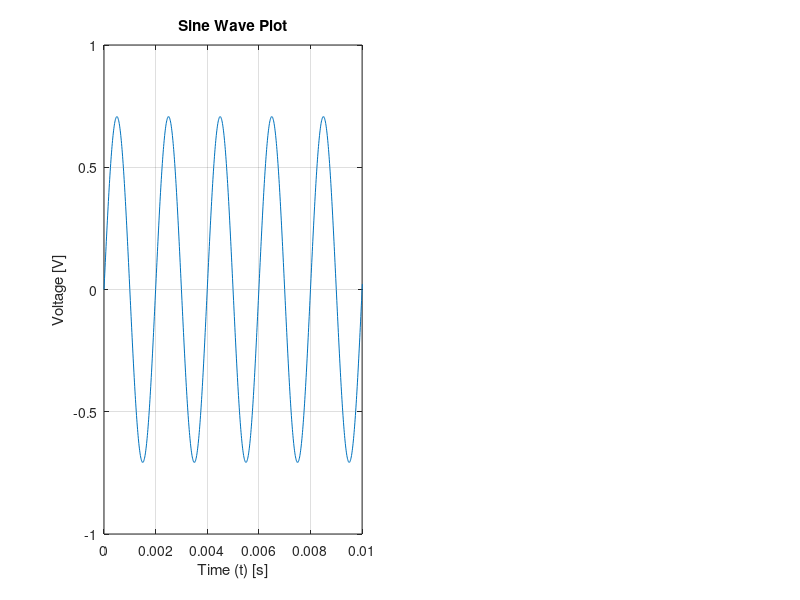

Reproduce this figure in MATLAB. (Note: this script raises an error after producing the figure.)
%Generating and plotting Sine wave
t = 0:0.00001:0.05;
f = 500;
w0 = 2*pi*f;
A = sqrt(2)/2;
s = A*sin(w0*t);
subplot(1,2,1);
plot(t, s);
xlabel('Time (t) [s]');
ylabel('Voltage [V]');
title('Sine Wave Plot');
xlim([0,0.01]);
ylim([-1, 1]);
grid on;

%Implementing and plotting FFT
fs=100000;
f_nyq=fs/2;
L=length(s);
s_fft=fft(s);
s_fft=2*abs(s_fft/L);
db_s_fft=db(s_fft);
db_s_fft=db_s_fft(1:L/2+1);
f_domain=linspace(0,f_nyq,L/2+1);
subplot(1,2,2);
plot(f_domain,db_s_fft);
xlabel("Frequency [Hz]");
ylabel("Amplitude [dB]");
title("FFT Spectrum");
xlim([300,700]);
ylim([-40,20]);
